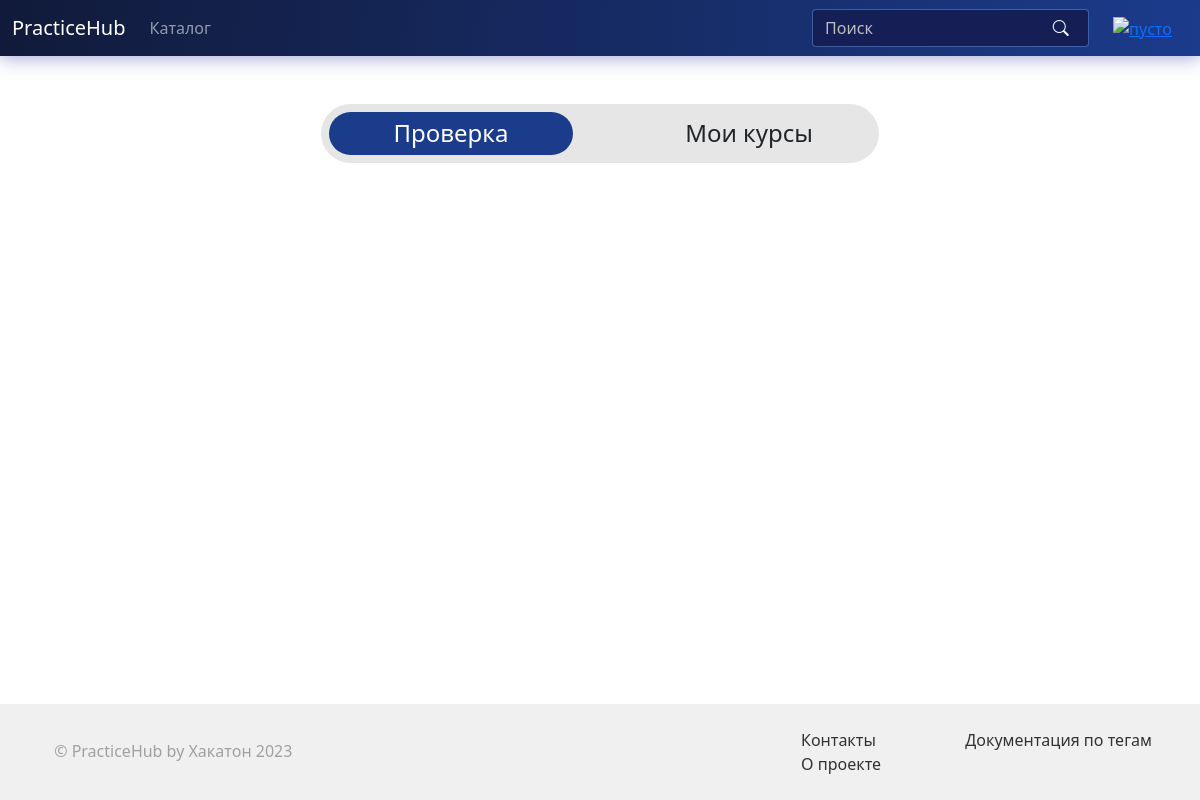
/teaching (signed in), run on an earlier commit of the app's database.
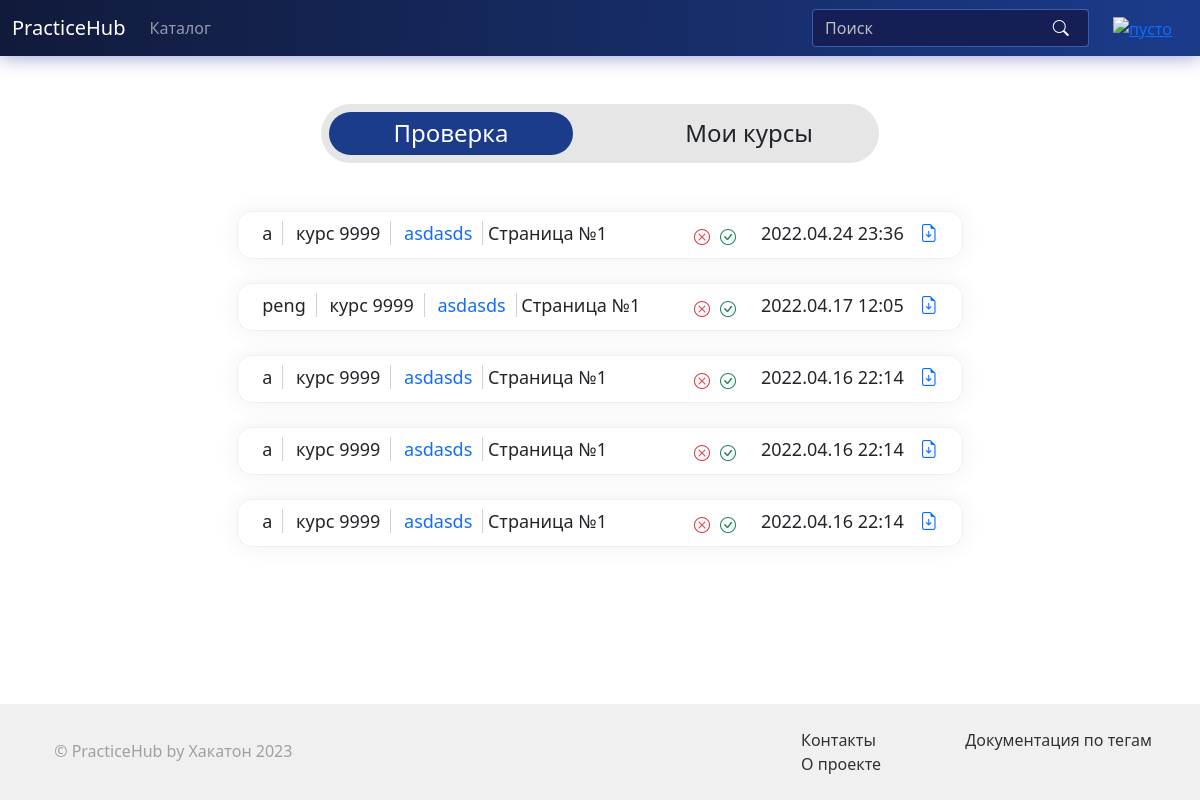
And on a later commit of the database.
### models.py (models this page shows, shortened)
class TaskCheck(db.Model):
    id = db.Column(db.Integer, primary_key=True)
    page_id = db.Column(db.Integer, db.ForeignKey("page.id"))
    page_index = db.Column(db.Integer)
    user_id = db.Column(db.Integer, db.ForeignKey("user.id"))
    file = db.Column(db.String(64))
    date = db.Column(db.DateTime, nullable=False, default=datetime.datetime.now())
    status = db.Column(db.Integer)

class User(UserMixin, db.Model):
    id = db.Column(db.Integer, primary_key=True)
    username = db.Column(db.String(64), index=True, unique=True)
    email = db.Column(db.String(120), index=True, unique=True)
    password_hash = db.Column(db.String(128))
    created_courses = db.relationship('Course', backref='author', lazy='dynamic')
    created_posts = db.relationship('Post', backref='author', lazy='dynamic')
    img_path = db.Column(db.String(64))
    img_uuid = db.Column(db.String(64), index=True)
    task_check = db.relationship("TaskCheck", backref="user")

class Course(db.Model):
    id = db.Column(db.Integer, primary_key=True)
    name = db.Column(db.String(64), index=True, unique=True)
    author_id = db.Column(db.Integer, db.ForeignKey('user.id'))
    lessons = db.relationship('Lesson', backref='course', lazy='select',
                              cascade="all, delete-orphan")
    desc = db.Column(db.Text, nullable=False)
    short_desc = db.Column(db.Text, nullable=False)
    img_path = db.Column(db.String(64))
    img_uuid = db.Column(db.String(64), index=True)
    is_published = db.Column(db.Boolean, default=False)
    users = db.relationship('User', secondary=MyCourses.__table__, backref='course')
    likes = column_property(select(func.count(MyCourses.liked)).where(MyCourses.course_id == id).scalar_subquery())

class Lesson(db.Model):
    id = db.Column(db.Integer, primary_key=True)
    name = db.Column(db.String(64))
    course_id = db.Column(db.Integer, db.ForeignKey('course.id'))
    pages = db.relationship('Page', backref='lesson', lazy='select', cascade="all, delete-orphan")
    files = db.relationship('LessonFile', backref='lesson', lazy='dynamic',
                            cascade="all, delete-orphan")

### routes.py (the view, shortened to what this page needs)
@app.route('/teaching', methods=['GET', 'POST'])
@login_required
def teaching():
    courses = Course.query.filter_by(author_id=current_user.id).all()
    checks = []
    task_checks = TaskCheck.query.filter(TaskCheck.status.is_(None)).order_by(TaskCheck.date.desc()).all()
    for task in task_checks:
        if task.page.lesson.course.author_id == current_user.id:
            checks.append(task)
    return render_template('teaching.html', courses=courses, checks=checks)

### models.py (called while the page is built)
@login.user_loader
def load_user(id):
    return User.query.get(int(id))

### templates/teaching.html (shortened to what this page needs)
{% extends 'base.html' %}
{% from 'includes/course_thumbnail.html' import course_thumbnail with context %}
{% block content %}
<div class="w-50 px-0 m-auto">
  <div class="mx-auto rounded-pill justify-content-between d-flex align-items-center p-2 teaching md-fullsize" style="background-color: rgb(230, 230, 230); height: 80%;">
    <button class="rounded-pill px-1 btn no-focus toggler-active" id="check" style="width: 45%; font-weight: 500;">
      <span class="h4">Проверка</span>
      </button>
    <button class="rounded-pill px-1 btn no-focus toggler-inactive" id="courses" style="width: 45%; font-weight: 500;">
      <span class="h4">Мои курсы</span>
    </button>
  </div>
</div>
<div class="mx-auto" style="width: 65%">
  <div id="check-div">
    <form action="" method="post">
    {% for c in checks %}
        <div class="mx-auto w-100 task_check_item py-2 px-4">
          <span style="padding-right: 10px; margin-right: 0.5rem; border-right: solid 1px rgb(210, 210, 210)">{{ c.user.username }}</span>
          <span style="padding-right: 10px; margin-right: 0.5rem; border-right: solid 1px rgb(210, 210, 210)">{{ c.page.lesson.course.name }}</span>
          <a href="{{ url_for('lesson', course_id=c.page.lesson.course.id, lesson_id=c.page.lesson.id) }}"  style="padding-right: 10px; text-decoration: none; border-right: solid 1px rgb(210, 210, 210)">{{ c.page.lesson.name }}</a>
          <span style="padding-right: 10px; margin-right: 0.5rem;">Страница №{{ c.page_index + 1}}</span>
          <a href="{{ url_for('get_file', path=c.file) }}" download="homework"><i class="bi bi-file-earmark-arrow-down float-end" style="margin-left: 1rem"></i></a>
          <span class="float-end">{{ c.date.strftime('%Y.%m.%d %H:%M') }}</span>
          <button class="btn py-1 px-0 float-end me-4 btn_yes" type="submit" id="y{{ loop.index0 }}"><i class="bi bi-check-circle text-success"></i></button>
          <button class="btn py-1 px-0 float-end me-2 btn_no" type="submit" id="n{{ loop.index0 }}"><i class="bi bi-x-circle text-danger"></i></button>
        </div>
    {% endfor %}
    </form>
  </div>
  </div>
{% endblock content %}

What changed in the data, as far as the page shows it:
added TaskCheck: user.username "a", page.lesson.course.name "курс 9999", page.lesson.name "asdasds", c.page_index+1 "1", date "2022.04.24 23:36"
added TaskCheck: user.username "peng", page.lesson.course.name "курс 9999", page.lesson.name "asdasds", c.page_index+1 "1", date "2022.04.17 12:05"
now on this page (row edited): TaskCheck: user.username "a", page.lesson.course.name "курс 9999", page.lesson.name "asdasds", c.page_index+1 "1", date "2022.04.16 22:14"
now on this page (row edited): TaskCheck: user.username "a", page.lesson.course.name "курс 9999", page.lesson.name "asdasds", c.page_index+1 "1", date "2022.04.16 22:14"
now on this page (row edited): TaskCheck: user.username "a", page.lesson.course.name "курс 9999", page.lesson.name "asdasds", c.page_index+1 "1", date "2022.04.16 22:14"
